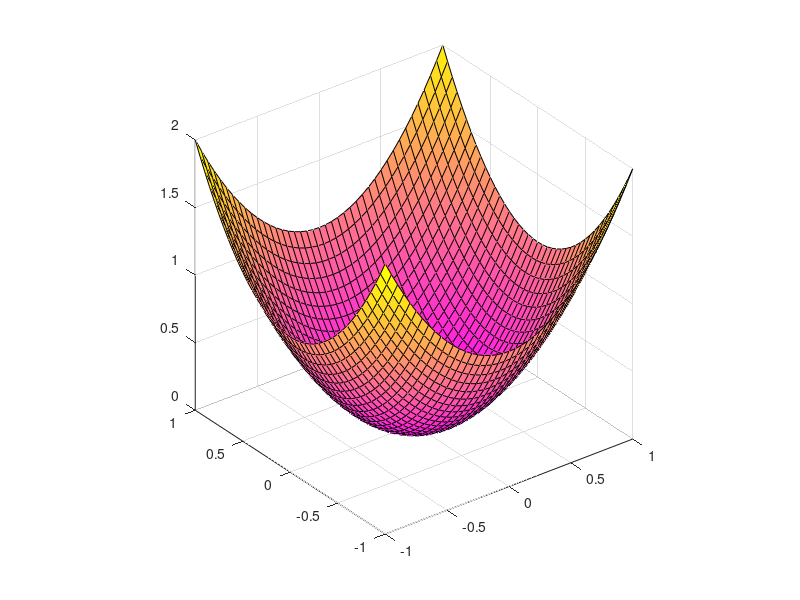

This figure's MATLAB source:
function paraboloid 

xf = linspace(-1,1,41);
yf = linspace(-1,1,41);

[x,y] = meshgrid(xf,yf);
z = x.^2 + y.^2;
surf(x,y,z)

axis equal
colormap spring

%surf, mesh, contour, contourf
%colorbar
%colormap: spring, sutumn, bone, pink stb....
